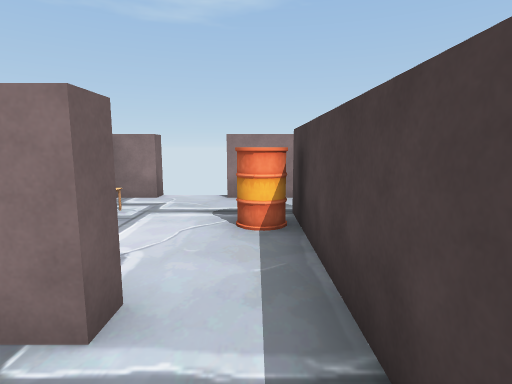
View 1 (above)

13 first-person views from a walk through a Unity game level. The camera is 1.2 m above the floor, tilts 8° down and sees 80° across. Doors are open. The floor is counted in squares, 1 m on a side. Each view is taken from the middle of a square. On the plan, view 1 faces up. The plan holds only what a view shows up to about 13 squares ahead; the rest is blank. Some animated figures are not drawn. Some surface patterns are stand-ins.

View 2
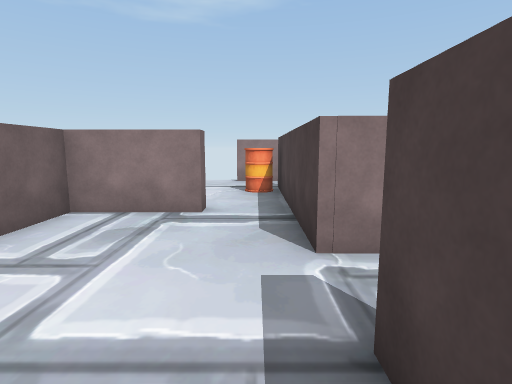

View 3
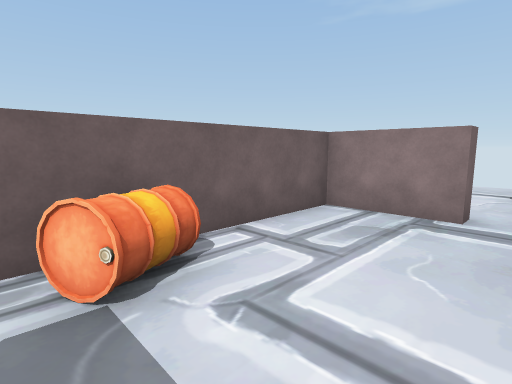

View 4
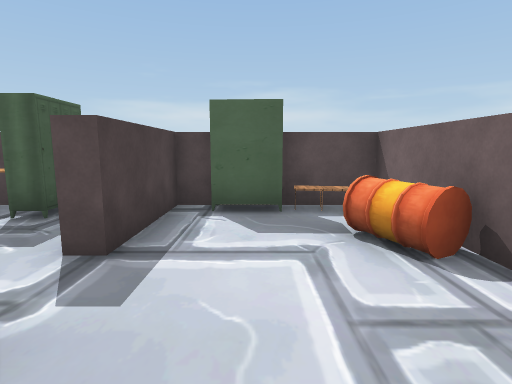

View 5
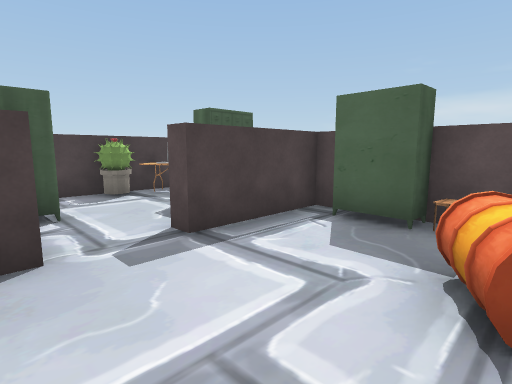

View 6
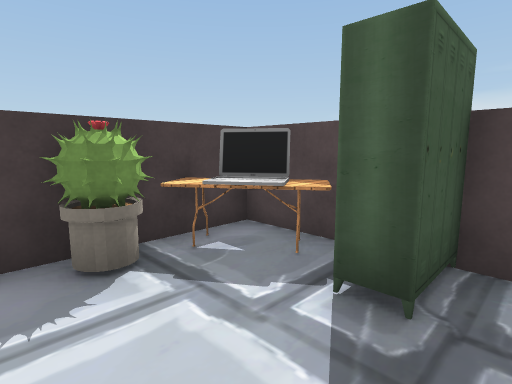

View 7
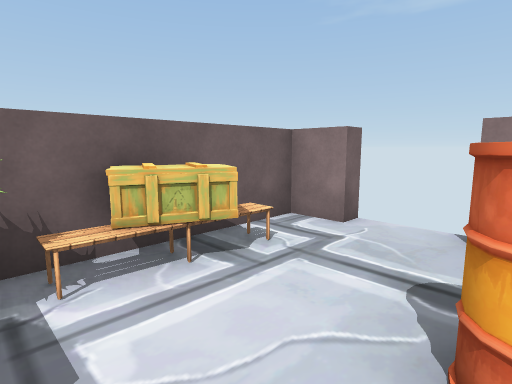

View 8
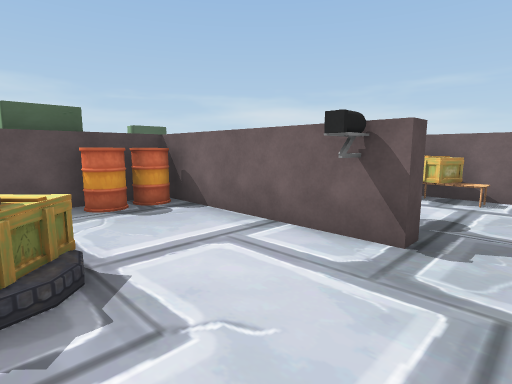

View 9
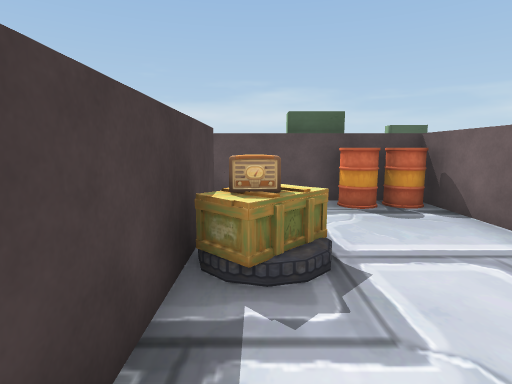

View 10
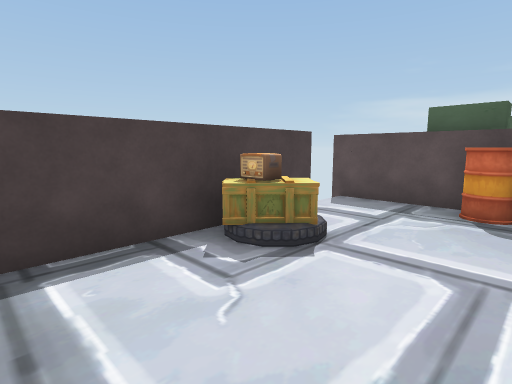

View 11
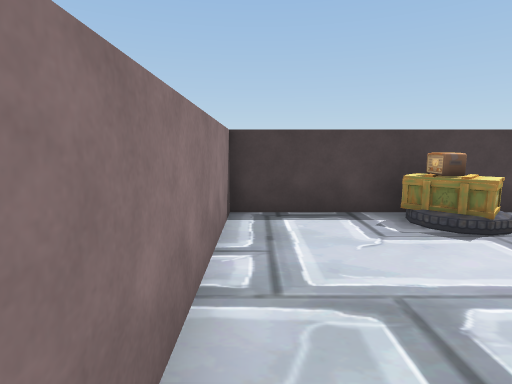

View 12
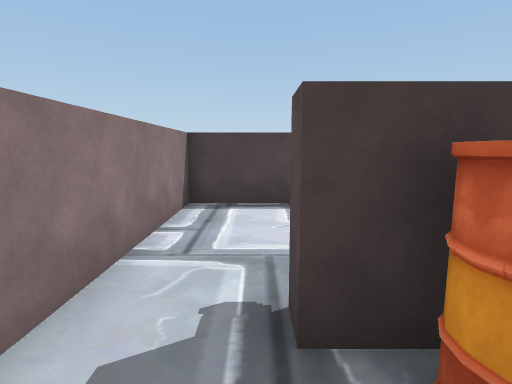

View 13
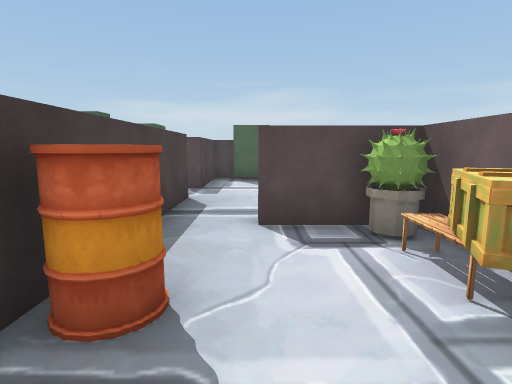

### Floor plan
Points are (right, up) in squares from view 1. A wall is a line through its corners. A room is listed if a view was taken in it or the views show most of it. See-through windows are left out.
Room 1 (views 1, 2, 3, 4, 5)
walls: (0.7, -0.6) (0.7, 2.1); (-1, 1.7) (-3.6, 1.7) (-3.6, -5.5) (0.7, -5.5) (0.7, -2.3)
ways out: open door at (1, -1.5) to room 2; open door at (-0.5, 2) to room 3
objects: barrel (-3, -3) to (-2, -2); locker (-1, -5) to (0, -5)
Room 2 (view 6)
walls: (2.1, -5.5) (5.7, -5.5) (5.7, -1.8)
ways out: open door at (1, -1.5) to room 1
objects: locker (3, -5) to (3, -4); locker (3, -1) to (4, -1); table (4, -5) to (5, -4); cactus (5, -3)
Room 3 (views 7, 11, 12, 13)
walls: (-2.5, 7.5) (-3.6, 7.5) (-3.6, 2.2) (-1, 2.2); (1, 7.5) (-0.8, 7.5); (0.7, 2.1) (0.7, 5.7)
ways out: open door at (-0.5, 2) to room 1; open door at (1, 6.5) to room 4; open door at (-1.7, 7.7)
objects: cactus (-3, 3); box (-3, 4) to (-3, 5); barrel (0, 5)
Room 4 (views 8, 9, 10)
walls: (1.2, 5.7) (1.2, -0.1) (6.2, -0.1); (5.7, 1.5) (5.7, 7.5) (1, 7.5)
ways out: open door at (1, 6.5) to room 3; open door at (6, 0.5)
objects: barrel (2, 0) to (2, 1); other object (2, 5); barrel (3, 1); box (5, 4); radio (5, 5)

Where each view was taken, in squares from view 1:
view 1: 0 up, 0 right, facing up
view 2: 4 down, 0 right, facing up
view 3: 4 down, 0 right, facing up-left
view 4: 1 up, 1 left, facing down
view 5: 0 up, 3 left, facing down-right
view 6: 2 down, 2 right, facing down-right
view 7: 3 up, 0 right, facing up-left
view 8: 7 up, 5 right, facing down-left
view 9: 7 up, 5 right, facing down
view 10: 7 up, 2 right, facing down-right
view 11: 7 up, 0 right, facing right
view 12: 6 up, 1 left, facing right
view 13: 7 up, 1 left, facing down
